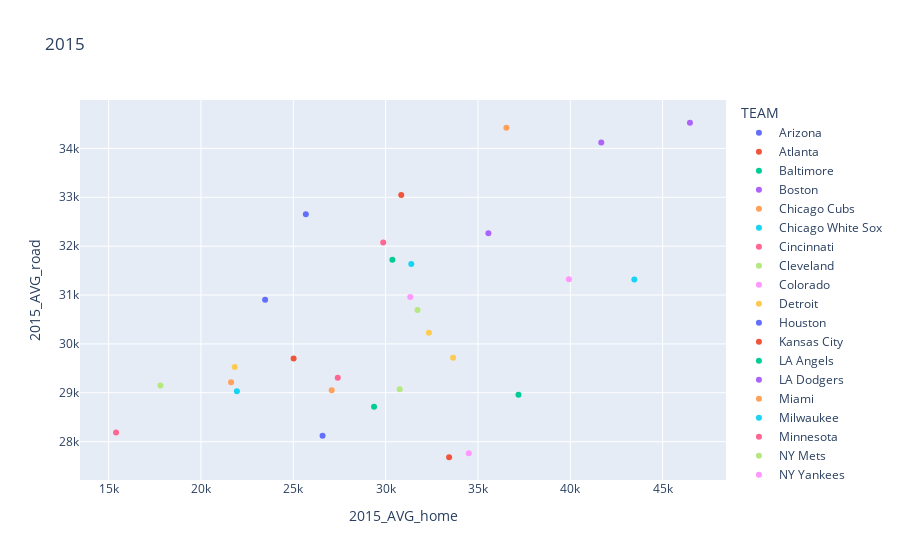

The code cell stored with this chart in its notebook:
### Code cell
fig2 = px.scatter(data_frame = home_road, x='2015_AVG_home', y='2015_AVG_road',color='TEAM',title='2015')
fig2.show()
fig2.write_html("2015.html", full_html=False, include_plotlyjs='cdn')

### Figure 1 — Plotly figure (JSON) as saved in the notebook; plotly's stock layout.template omitted (floating-point values rounded to 4 significant figures)
{"data": [{"hovertemplate": "TEAM=Arizona<br>2015_AVG_home=%{x}<br>2015_AVG_road=%{y}<extra></extra>", "legendgroup": "Arizona", "marker": {"color": "#636efa", "symbol": "circle"}, "mode": "markers", "name": "Arizona", "orientation": "v", "showlegend": true, "type": "scatter", "x": [25680], "xaxis": "x", "y": [32654], "yaxis": "y"}, {"hovertemplate": "TEAM=Atlanta<br>2015_AVG_home=%{x}<br>2015_AVG_road=%{y}<extra></extra>", "legendgroup": "Atlanta", "marker": {"color": "#EF553B", "symbol": "circle"}, "mode": "markers", "name": "Atlanta", "orientation": "v", "showlegend": true, "type": "scatter", "x": [25017], "xaxis": "x", "y": [29699], "yaxis": "y"}, {"hovertemplate": "TEAM=Baltimore<br>2015_AVG_home=%{x}<br>2015_AVG_road=%{y}<extra></extra>", "legendgroup": "Baltimore", "marker": {"color": "#00cc96", "symbol": "circle"}, "mode": "markers", "name": "Baltimore", "orientation": "v", "showlegend": true, "type": "scatter", "x": [29374], "xaxis": "x", "y": [28714], "yaxis": "y"}, {"hovertemplate": "TEAM=Boston<br>2015_AVG_home=%{x}<br>2015_AVG_road=%{y}<extra></extra>", "legendgroup": "Boston", "marker": {"color": "#ab63fa", "symbol": "circle"}, "mode": "markers", "name": "Boston", "orientation": "v", "showlegend": true, "type": "scatter", "x": [35564], "xaxis": "x", "y": [32263], "yaxis": "y"}, {"hovertemplate": "TEAM=Chicago Cubs<br>2015_AVG_home=%{x}<br>2015_AVG_road=%{y}<extra></extra>", "legendgroup": "Chicago Cubs", "marker": {"color": "#FFA15A", "symbol": "circle"}, "mode": "markers", "name": "Chicago Cubs", "orientation": "v", "showlegend": true, "type": "scatter", "x": [36540], "xaxis": "x", "y": [34422], "yaxis": "y"}, {"hovertemplate": "TEAM=Chicago White Sox<br>2015_AVG_home=%{x}<br>2015_AVG_road=%{y}<extra></extra>", "legendgroup": "Chicago White Sox", "marker": {"color": "#19d3f3", "symbol": "circle"}, "mode": "markers", "name": "Chicago White Sox", "orientation": "v", "showlegend": true, "type": "scatter", "x": [21947], "xaxis": "x", "y": [29030], "yaxis": "y"}, {"hovertemplate": "TEAM=Cincinnati<br>2015_AVG_home=%{x}<br>2015_AVG_road=%{y}<extra></extra>", "legendgroup": "Cincinnati", "marker": {"color": "#FF6692", "symbol": "circle"}, "mode": "markers", "name": "Cincinnati", "orientation": "v", "showlegend": true, "type": "scatter", "x": [29870], "xaxis": "x", "y": [32075], "yaxis": "y"}, {"hovertemplate": "TEAM=Cleveland<br>2015_AVG_home=%{x}<br>2015_AVG_road=%{y}<extra></extra>", "legendgroup": "Cleveland", "marker": {"color": "#B6E880", "symbol": "circle"}, "mode": "markers", "name": "Cleveland", "orientation": "v", "showlegend": true, "type": "scatter", "x": [17806], "xaxis": "x", "y": [29150], "yaxis": "y"}, {"hovertemplate": "TEAM=Colorado<br>2015_AVG_home=%{x}<br>2015_AVG_road=%{y}<extra></extra>", "legendgroup": "Colorado", "marker": {"color": "#FF97FF", "symbol": "circle"}, "mode": "markers", "name": "Colorado", "orientation": "v", "showlegend": true, "type": "scatter", "x": [31334], "xaxis": "x", "y": [30962], "yaxis": "y"}, {"hovertemplate": "TEAM=Detroit<br>2015_AVG_home=%{x}<br>2015_AVG_road=%{y}<extra></extra>", "legendgroup": "Detroit", "marker": {"color": "#FECB52", "symbol": "circle"}, "mode": "markers", "name": "Detroit", "orientation": "v", "showlegend": true, "type": "scatter", "x": [33654], "xaxis": "x", "y": [29719], "yaxis": "y"}, {"hovertemplate": "TEAM=Houston<br>2015_AVG_home=%{x}<br>2015_AVG_road=%{y}<extra></extra>", "legendgroup": "Houston", "marker": {"color": "#636efa", "symbol": "circle"}, "mode": "markers", "name": "Houston", "orientation": "v", "showlegend": true, "type": "scatter", "x": [26587], "xaxis": "x", "y": [28121], "yaxis": "y"}, {"hovertemplate": "TEAM=Kansas City<br>2015_AVG_home=%{x}<br>2015_AVG_road=%{y}<extra></extra>", "legendgroup": "Kansas City", "marker": {"color": "#EF553B", "symbol": "circle"}, "mode": "markers", "name": "Kansas City", "orientation": "v", "showlegend": true, "type": "scatter", "x": [33438], "xaxis": "x", "y": [27681], "yaxis": "y"}, {"hovertemplate": "TEAM=LA Angels<br>2015_AVG_home=%{x}<br>2015_AVG_road=%{y}<extra></extra>", "legendgroup": "LA Angels", "marker": {"color": "#00cc96", "symbol": "circle"}, "mode": "markers", "name": "LA Angels", "orientation": "v", "showlegend": true, "type": "scatter", "x": [37194], "xaxis": "x", "y": [28958], "yaxis": "y"}, {"hovertemplate": "TEAM=LA Dodgers<br>2015_AVG_home=%{x}<br>2015_AVG_road=%{y}<extra></extra>", "legendgroup": "LA Dodgers", "marker": {"color": "#ab63fa", "symbol": "circle"}, "mode": "markers", "name": "LA Dodgers", "orientation": "v", "showlegend": true, "type": "scatter", "x": [46479], "xaxis": "x", "y": [34525], "yaxis": "y"}, {"hovertemplate": "TEAM=Miami<br>2015_AVG_home=%{x}<br>2015_AVG_road=%{y}<extra></extra>", "legendgroup": "Miami", "marker": {"color": "#FFA15A", "symbol": "circle"}, "mode": "markers", "name": "Miami", "orientation": "v", "showlegend": true, "type": "scatter", "x": [21632], "xaxis": "x", "y": [29215], "yaxis": "y"}, {"hovertemplate": "TEAM=Milwaukee<br>2015_AVG_home=%{x}<br>2015_AVG_road=%{y}<extra></extra>", "legendgroup": "Milwaukee", "marker": {"color": "#19d3f3", "symbol": "circle"}, "mode": "markers", "name": "Milwaukee", "orientation": "v", "showlegend": true, "type": "scatter", "x": [31389], "xaxis": "x", "y": [31634], "yaxis": "y"}, {"hovertemplate": "TEAM=Minnesota<br>2015_AVG_home=%{x}<br>2015_AVG_road=%{y}<extra></extra>", "legendgroup": "Minnesota", "marker": {"color": "#FF6692", "symbol": "circle"}, "mode": "markers", "name": "Minnesota", "orientation": "v", "showlegend": true, "type": "scatter", "x": [27408], "xaxis": "x", "y": [29306], "yaxis": "y"}, {"hovertemplate": "TEAM=NY Mets<br>2015_AVG_home=%{x}<br>2015_AVG_road=%{y}<extra></extra>", "legendgroup": "NY Mets", "marker": {"color": "#B6E880", "symbol": "circle"}, "mode": "markers", "name": "NY Mets", "orientation": "v", "showlegend": true, "type": "scatter", "x": [31725], "xaxis": "x", "y": [30693], "yaxis": "y"}, {"hovertemplate": "TEAM=NY Yankees<br>2015_AVG_home=%{x}<br>2015_AVG_road=%{y}<extra></extra>", "legendgroup": "NY Yankees", "marker": {"color": "#FF97FF", "symbol": "circle"}, "mode": "markers", "name": "NY Yankees", "orientation": "v", "showlegend": true, "type": "scatter", "x": [39922], "xaxis": "x", "y": [31322], "yaxis": "y"}, {"hovertemplate": "TEAM=Oakland<br>2015_AVG_home=%{x}<br>2015_AVG_road=%{y}<extra></extra>", "legendgroup": "Oakland", "marker": {"color": "#FECB52", "symbol": "circle"}, "mode": "markers", "name": "Oakland", "orientation": "v", "showlegend": true, "type": "scatter", "x": [21829], "xaxis": "x", "y": [29526], "yaxis": "y"}, {"hovertemplate": "TEAM=Philadelphia<br>2015_AVG_home=%{x}<br>2015_AVG_road=%{y}<extra></extra>", "legendgroup": "Philadelphia", "marker": {"color": "#636efa", "symbol": "circle"}, "mode": "markers", "name": "Philadelphia", "orientation": "v", "showlegend": true, "type": "scatter", "x": [23475], "xaxis": "x", "y": [30906], "yaxis": "y"}, {"hovertemplate": "TEAM=Pittsburgh<br>2015_AVG_home=%{x}<br>2015_AVG_road=%{y}<extra></extra>", "legendgroup": "Pittsburgh", "marker": {"color": "#EF553B", "symbol": "circle"}, "mode": "markers", "name": "Pittsburgh", "orientation": "v", "showlegend": true, "type": "scatter", "x": [30846], "xaxis": "x", "y": [33049], "yaxis": "y"}, {"hovertemplate": "TEAM=San Diego<br>2015_AVG_home=%{x}<br>2015_AVG_road=%{y}<extra></extra>", "legendgroup": "San Diego", "marker": {"color": "#00cc96", "symbol": "circle"}, "mode": "markers", "name": "San Diego", "orientation": "v", "showlegend": true, "type": "scatter", "x": [30367], "xaxis": "x", "y": [31721], "yaxis": "y"}, {"hovertemplate": "TEAM=San Francisco<br>2015_AVG_home=%{x}<br>2015_AVG_road=%{y}<extra></extra>", "legendgroup": "San Francisco", "marker": {"color": "#ab63fa", "symbol": "circle"}, "mode": "markers", "name": "San Francisco", "orientation": "v", "showlegend": true, "type": "scatter", "x": [41677], "xaxis": "x", "y": [34121], "yaxis": "y"}, {"hovertemplate": "TEAM=Seattle<br>2015_AVG_home=%{x}<br>2015_AVG_road=%{y}<extra></extra>", "legendgroup": "Seattle", "marker": {"color": "#FFA15A", "symbol": "circle"}, "mode": "markers", "name": "Seattle", "orientation": "v", "showlegend": true, "type": "scatter", "x": [27081], "xaxis": "x", "y": [29052], "yaxis": "y"}, {"hovertemplate": "TEAM=St. Louis<br>2015_AVG_home=%{x}<br>2015_AVG_road=%{y}<extra></extra>", "legendgroup": "St. Louis", "marker": {"color": "#19d3f3", "symbol": "circle"}, "mode": "markers", "name": "St. Louis", "orientation": "v", "showlegend": true, "type": "scatter", "x": [43467], "xaxis": "x", "y": [31317], "yaxis": "y"}, {"hovertemplate": "TEAM=Tampa Bay<br>2015_AVG_home=%{x}<br>2015_AVG_road=%{y}<extra></extra>", "legendgroup": "Tampa Bay", "marker": {"color": "#FF6692", "symbol": "circle"}, "mode": "markers", "name": "Tampa Bay", "orientation": "v", "showlegend": true, "type": "scatter", "x": [15403], "xaxis": "x", "y": [28189], "yaxis": "y"}, {"hovertemplate": "TEAM=Texas<br>2015_AVG_home=%{x}<br>2015_AVG_road=%{y}<extra></extra>", "legendgroup": "Texas", "marker": {"color": "#B6E880", "symbol": "circle"}, "mode": "markers", "name": "Texas", "orientation": "v", "showlegend": true, "type": "scatter", "x": [30763], "xaxis": "x", "y": [29073], "yaxis": "y"}, {"hovertemplate": "TEAM=Toronto<br>2015_AVG_home=%{x}<br>2015_AVG_road=%{y}<extra></extra>", "legendgroup": "Toronto", "marker": {"color": "#FF97FF", "symbol": "circle"}, "mode": "markers", "name": "Toronto", "orientation": "v", "showlegend": true, "type": "scatter", "x": [34504], "xaxis": "x", "y": [27762], "yaxis": "y"}, {"hovertemplate": "TEAM=Washington<br>2015_AVG_home=%{x}<br>2015_AVG_road=%{y}<extra></extra>", "legendgroup": "Washington", "marker": {"color": "#FECB52", "symbol": "circle"}, "mode": "markers", "name": "Washington", "orientation": "v", "showlegend": true, "type": "scatter", "x": [32343], "xaxis": "x", "y": [30230], "yaxis": "y"}], "layout": {"legend": {"title": {"text": "TEAM"}, "tracegroupgap": 0}, "title": {"text": "2015"}, "xaxis": {"anchor": "y", "domain": [0, 1], "title": {"text": "2015_AVG_home"}}, "yaxis": {"anchor": "x", "domain": [0, 1], "title": {"text": "2015_AVG_road"}}}}
